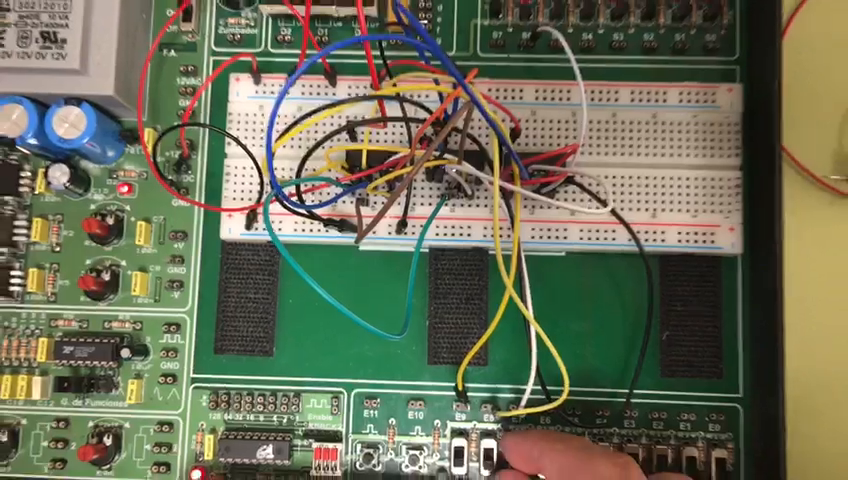
#> input picture frame 32 of equipos_microprogramables/practicas_1/Practica_2_circuitoCombinacional/recursos/VIDEO-2019-10-11-14-30-44.mp4, 848 x 480 px, given in place of bola.mp4, which was not available
$ python 13_z_2_seguir_objeto_amarillo_video.py
#> lines starting #> are read from the running program, lines starting #| are printed output that depends on the picture; after the words box and inside, x2 and y2 are one past the last pixel; in counts of white or black regions, pixels touching at a corner belong together; pictures that were not available may be replaced by others from this repository, and a replacement may not be noted
# Sigue un color en un video
import numpy as np
import cv2

cap = cv2.VideoCapture('bola.mp4')

# toma el 1º frame del video
ret,frame = cap.read()
#> frame is the input picture: shape (480, 848, 3); mean B, G, R 87.6, 110.6, 107

# ajusta el tamño de la ventana
#r,h,c,w = 250,90,400,125
r,h,c,w = 50,10,40,5
track_window = (c,r,w,h)

# ajusta el ROI para el rastreo
roi = frame[r:r+h, c:c+w]
hsv_roi = cv2.cvtColor(frame, cv2.COLOR_BGR2HSV)
#> hsv_roi: shape (480, 848, 3); mean H, S, V 39.4, 89.9, 122.3
#mask = cv2.inRange(hsv_roi, np.array((0., 60.,32.)), np.array((180.,255.,255.)))
mask = cv2.inRange(hsv_roi, np.array((0., 60.,255.)), np.array((25.,255.,255.))) #sigue amarillo
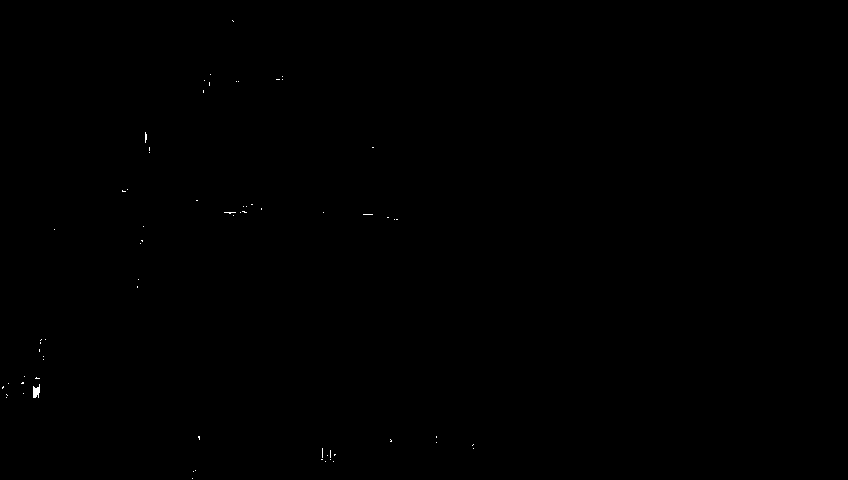
#> mask: shape (480, 848); 0.06% white in thin lines or dots, all inside (x1, y1, x2, y2) = (2, 20, 474, 479)
roi_hist = cv2.calcHist([hsv_roi],[0],mask,[180],[0,180])
#> roi_hist = 180 values, max 25 at index 25, min 0 at index 11, mean 1.39
cv2.normalize(roi_hist,roi_hist,0,255,cv2.NORM_MINMAX)


# Configure el criterio de terminación, ya sea 10 iteración o mover por lo menos 1 pt.
term_crit = ( cv2.TERM_CRITERIA_EPS | cv2.TERM_CRITERIA_COUNT, 10, 1 )

while(1):
  ret ,frame = cap.read()
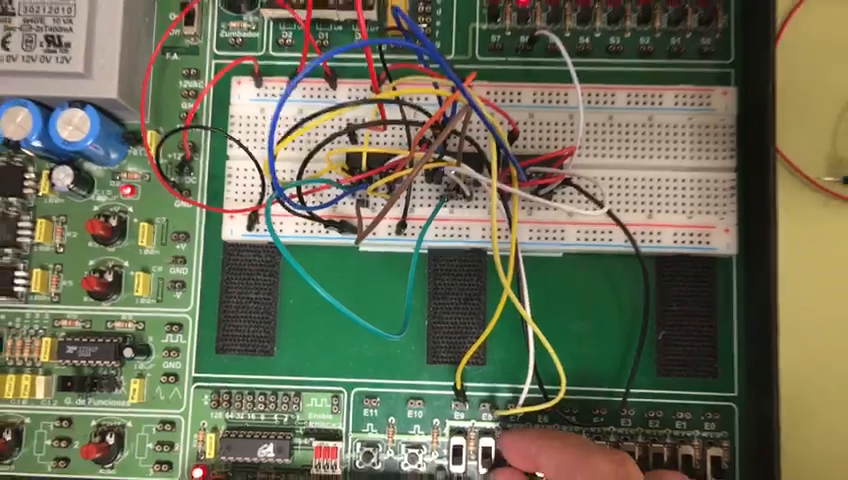
#> input picture frame 33 of equipos_microprogramables/practicas_1/Practica_2_circuitoCombinacional/recursos/VIDEO-2019-10-11-14-30-44.mp4, 848 x 480 px, given in place of bola.mp4, which was not available
#> frame is the input picture: shape (480, 848, 3); mean B, G, R 87.7, 110.9, 108

  if ret == True:
    hsv = cv2.cvtColor(frame, cv2.COLOR_BGR2HSV)
#> hsv: shape (480, 848, 3); mean H, S, V 39.2, 89.6, 122.8
    dst = cv2.calcBackProject([hsv],[0],roi_hist,[0,180],1)
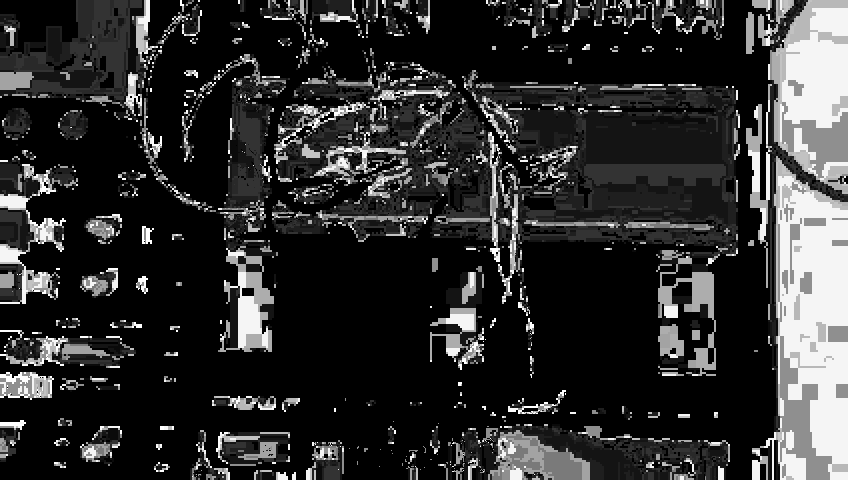
#> dst: shape (480, 848); min 0, max 255, mean 47

    #aplica meanshift para conseguir la nueva ubicacion
    ret, track_window = cv2.CamShift(dst, track_window, term_crit)
#> ret = ((41.5, 57.5), (26.75, 31.92), 22.76); track_window = (28, 42, 27, 31)

    # dibuja en la imagen
    pts = cv2.boxPoints(ret)
#> pts = [[22.99, 67.04], [35.34, 37.61], [60.01, 47.96], [47.66, 77.39]]
    pts = np.int0(pts)
#> pts = [[22, 67], [35, 37], [60, 47], [47, 77]]
    img2 = cv2.polylines(frame,[pts],True, 255,2)
    cv2.imshow('img2',img2)

    k = cv2.waitKey(60) & 0xff
#> (key Esc is pressed here)
    if k == 27:
      break
    else:
      cv2.imwrite(chr(k)+".jpg",img2)

  else:
    break

cv2.destroyAllWindows()
cap.release()

$ run again, starting later in the video
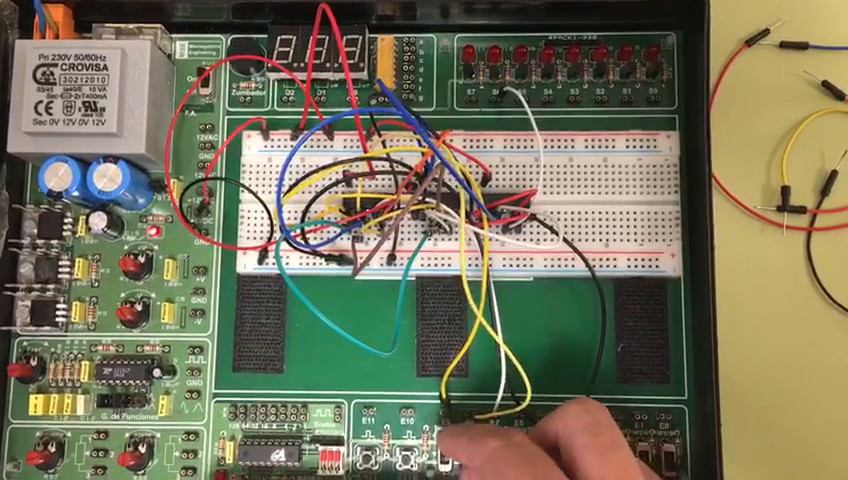
#> input picture frame 144 of equipos_microprogramables/practicas_1/Practica_2_circuitoCombinacional/recursos/VIDEO-2019-10-11-14-30-44.mp4, 848 x 480 px, given in place of bola.mp4, which was not available
#> frame is the input picture: shape (480, 848, 3); mean B, G, R 90.9, 115, 116.8
#> hsv_roi: shape (480, 848, 3); mean H, S, V 37.3, 85.9, 128.4
#> `mask = cv2.inRange(hsv_roi, np.array((0., 60.,255.)), np.array((25.,25..`:
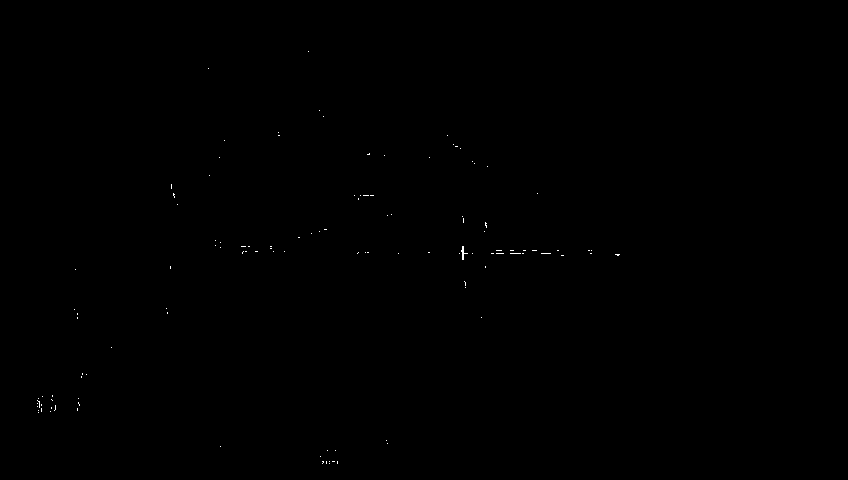
#> mask: shape (480, 848); 0.07% white in thin lines or dots, all inside (x1, y1, x2, y2) = (37, 51, 620, 464)
#> roi_hist = 180 values, max 70 at index 25, min 0 at index 11, mean 1.69
#> hsv: shape (480, 848, 3); mean H, S, V 37.5, 86.1, 128.6
#> `dst = cv2.calcBackProject([hsv],[0],roi_hist,[0,180],1)`:
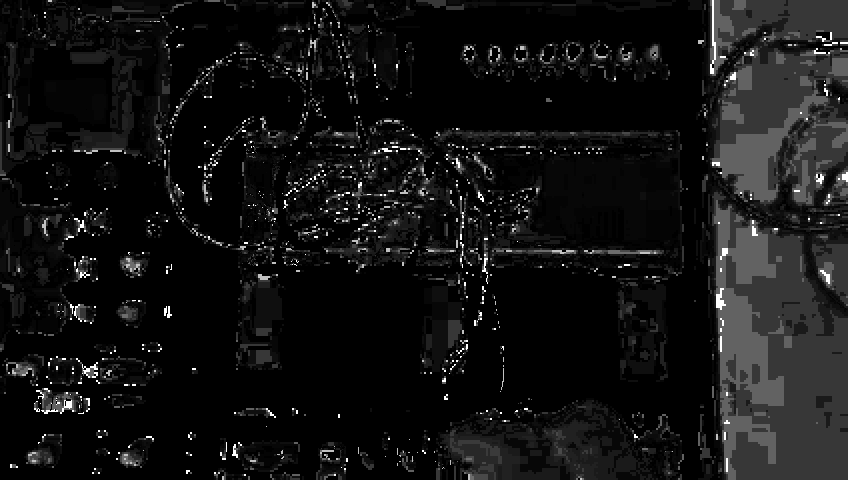
#> dst: shape (480, 848); min 0, max 255, mean 19
#> ret = ((42, 47.5), (14.89, 41.58), 60.36); track_window = (23, 36, 38, 23)
#> `pts = cv2.boxPoints(ret)`: pts = [[20.25, 51.31], [56.38, 30.75], [63.75, 43.69], [27.62, 64.25]]
#> `pts = np.int0(pts)`: pts = [[20, 51], [56, 30], [63, 43], [27, 64]]

$ run again, starting later in the video
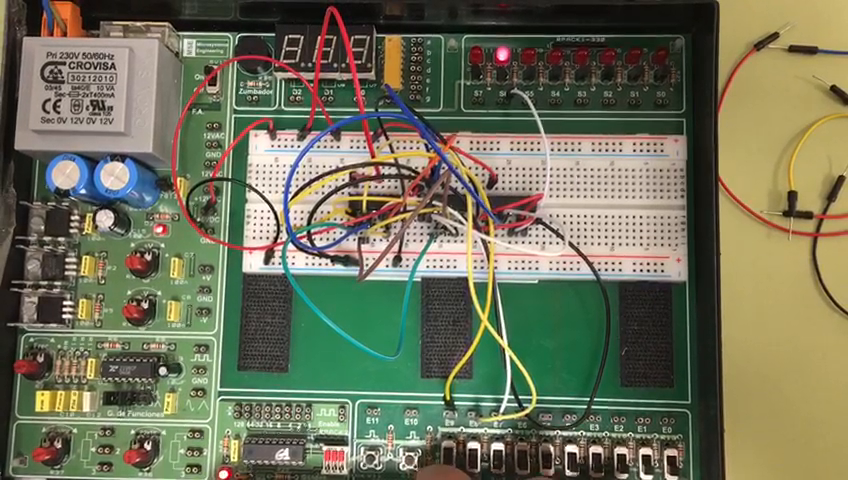
#> input picture frame 256 of equipos_microprogramables/practicas_1/Practica_2_circuitoCombinacional/recursos/VIDEO-2019-10-11-14-30-44.mp4, 848 x 480 px, given in place of bola.mp4, which was not available
#> frame is the input picture: shape (480, 848, 3); mean B, G, R 89.5, 113.2, 111.5
#> hsv_roi: shape (480, 848, 3); mean H, S, V 39.5, 84.6, 124.5
#> `mask = cv2.inRange(hsv_roi, np.array((0., 60.,255.)), np.array((25.,25..`:
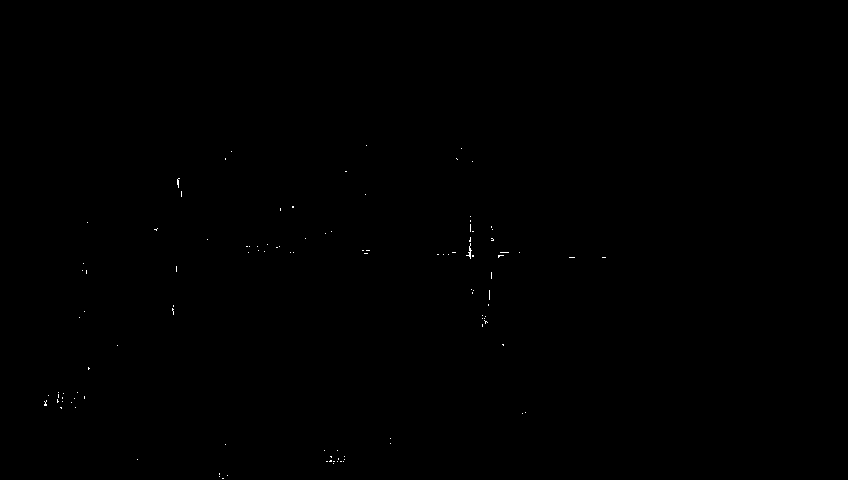
#> mask: shape (480, 848); 0.08% white in thin lines or dots, all inside (x1, y1, x2, y2) = (44, 145, 606, 479)
#> roi_hist = 180 values, max 76 at index 25, min 0 at index 26, mean 1.73
#> hsv: shape (480, 848, 3); mean H, S, V 39.4, 84.2, 124.4
#> `dst = cv2.calcBackProject([hsv],[0],roi_hist,[0,180],1)`:
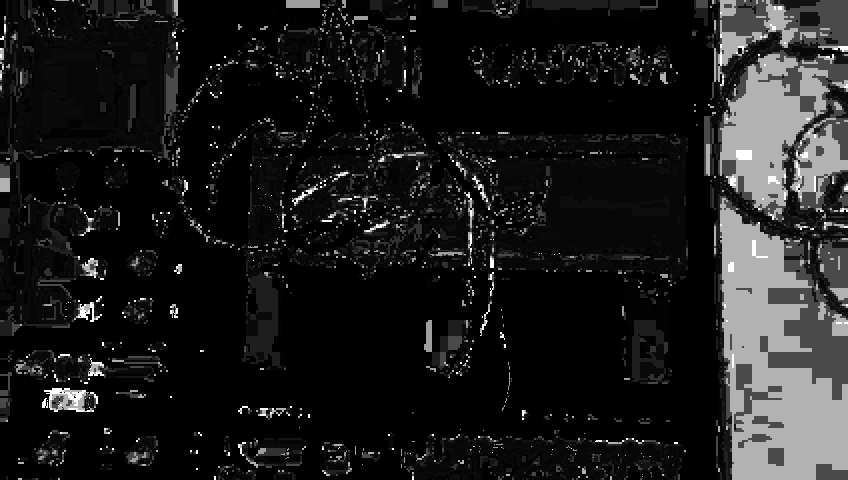
#> dst: shape (480, 848); min 0, max 255, mean 28.2
#> ret = ((41.5, 54), (29.59, 34.56), 149.2); track_window = (28, 38, 27, 32)
#> `pts = cv2.boxPoints(ret)`: pts = [[45.37, 31.58], [63.05, 61.28], [37.63, 76.42], [19.95, 46.72]]
#> `pts = np.int0(pts)`: pts = [[45, 31], [63, 61], [37, 76], [19, 46]]
